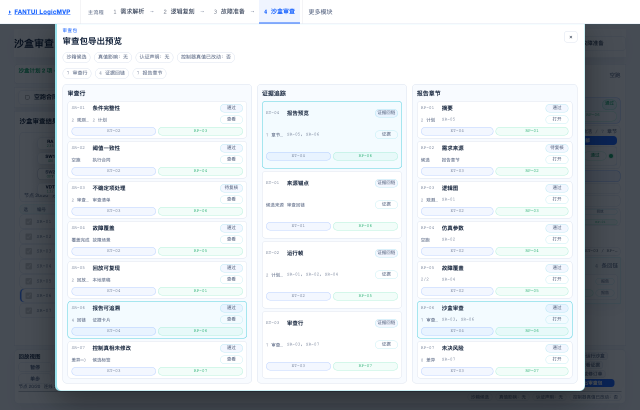
#> input picture artifacts/current-ui-layout-audit-20260602-canvas-source-readability-pass159/fault-injection-sandbox--desktop-1280x820.png, 1280 x 820 px, given in place of ChatGPT Image 2026年4月24日 09_34_55 (1).png, which was not available (shown at 1/2 size)
$ python build_demo_pdf.py
#> lines starting #> are read from the running program, lines starting #| are printed output that depends on the picture
from __future__ import annotations

import math
from pathlib import Path

from PIL import Image, ImageDraw, ImageFont
from reportlab.lib.utils import ImageReader
from reportlab.pdfgen import canvas


ROOT = Path("/Users/Zhuanz/20260407 YJX AI FANTUI LogicMVP")
TEMPLATE_DIR = Path("/Users/Zhuanz/Downloads/AI- FANTUI-Control")
SCREENSHOT_DIR = ROOT / "tmp/pdfs/fantui_demo_pdf/screenshots"
OUT = ROOT / "output/pdf/AI-FANTUI-Control_六页模板加Demo截图辅助展示.pdf"
WORK = ROOT / "tmp/pdfs/fantui_demo_pdf/pages"

W, H = 1672, 941
NAVY = "#061840"
BLUE = "#2568D9"
TEAL = "#17A79B"
ORANGE = "#FF6400"
PALE = "#F2F7FF"
INK = "#0B183D"


# [24 lines left out: functions font, fit_cover, not called in this run]


def rounded(draw: ImageDraw.ImageDraw, box, radius=26, fill="white", outline=BLUE, width=3):
    draw.rounded_rectangle(box, radius=radius, fill=fill, outline=outline, width=width)


# [29 lines left out: function add_demo_page, not called in this run]


def build() -> list[Path]:
    WORK.mkdir(parents=True, exist_ok=True)
    pages: list[Path] = []
    template_files = [
        "ChatGPT Image 2026年4月24日 09_34_55 (1).png",
        "ChatGPT Image 2026年4月24日 09_34_56 (2).png",
        "ChatGPT Image 2026年4月24日 09_34_56 (3).png",
        "ChatGPT Image 2026年4月24日 09_34_56 (4).png",
        "ChatGPT Image 2026年4月24日 09_34_56 (5).png",
        "ChatGPT Image 2026年4月24日 09_34_56 (6).png",
    ]
    for idx, name in enumerate(template_files, start=1):
        src = TEMPLATE_DIR / name
        im = Image.open(src).convert("RGB").resize((W, H), Image.LANCZOS)
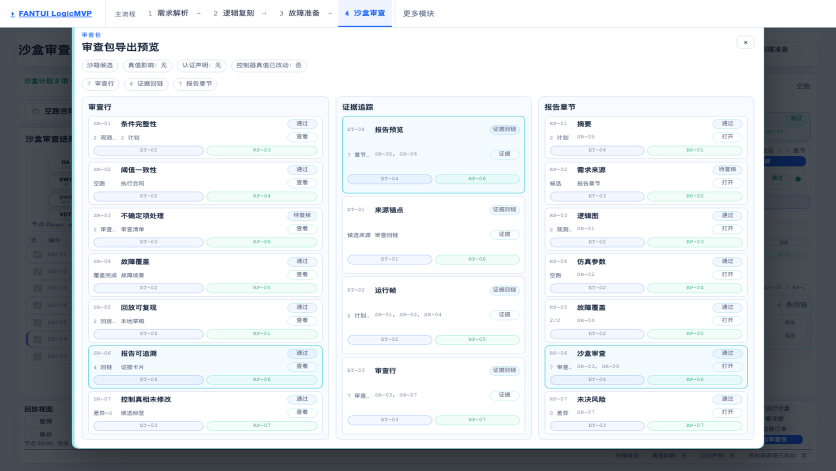
#> im: PIL image 1672x941 RGB (shown at 1/2 size); mean R, G, B 208.2, 212.6, 216
        dst = WORK / f"page-{idx:02d}.png"
        im.save(dst, quality=95)
        pages.append(dst)
#> pass 2 of the loop in build, `for idx, name in enumerate(template_files, start=1):`:
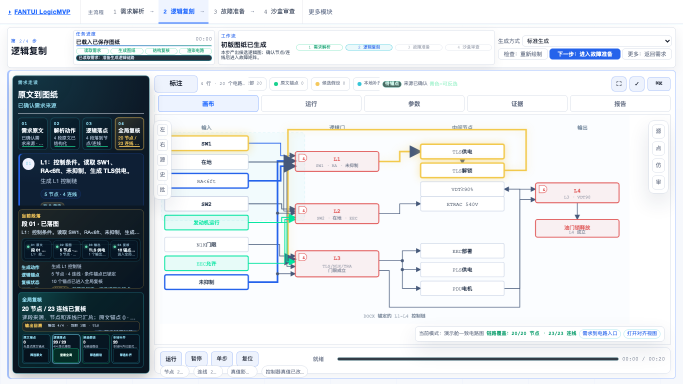
#> input picture artifacts/current-ui-layout-audit-20260602-canvas-source-readability-pass159/logic-builder--desktop-1366x768.png, 1366 x 768 px, given in place of ChatGPT Image 2026年4月24日 09_34_56 (2).png, which was not available (shown at 1/2 size)
#> in build, `im = Image.open(src).convert("RGB").resize((W, H), Image.LANCZOS)`:
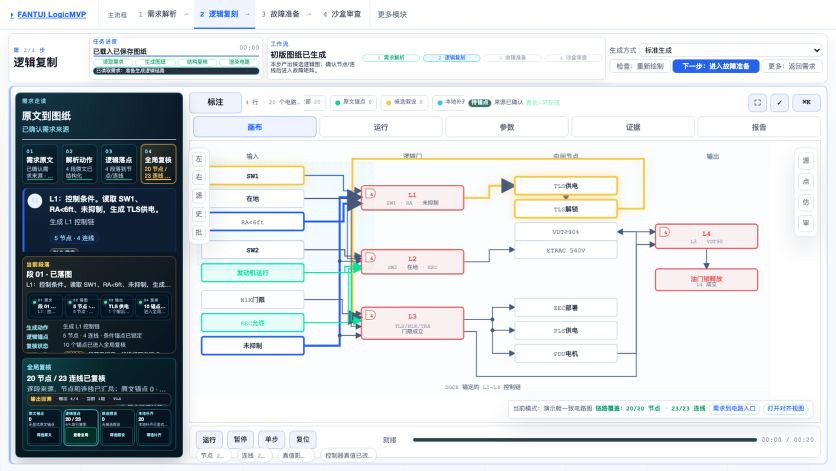
#> im: PIL image 1672x941 RGB (shown at 1/2 size); mean R, G, B 208.1, 213.1, 216.7

    demos = [
        (
            SCREENSHOT_DIR / "demo-cockpit.png",
            "Demo 截图 1：反推逻辑演示舱",
            "拉杆、VDT、故障条件、逻辑主板与结果摘要在同一屏联动。",
            "FANTUI / lever snapshot",
        ),
        (
            SCREENSHOT_DIR / "c919-workstation.png",
            "Demo 截图 2：C919 E-TRAS 工作台",
            "第二套控制逻辑已经接入同一类可解释工作台。",
            "C919 E-TRAS",
        ),
        (
            SCREENSHOT_DIR / "timeline-sim.png",
            "Demo 截图 3：Timeline Simulator",
            "时间脚本可驱动 FANTUI 与 C919，并输出断言与故障阻塞证据。",
            "timeline simulate",
        ),
        (
            SCREENSHOT_DIR / "c919-panel.png",
            "Demo 截图 4：C919 MFD 控制面板",
            "冻结版 V1.0 的有状态 tick 模型可在本地面板中演示。",
            "port 9191",
        ),
        (
            SCREENSHOT_DIR / "c919-circuit.png",
            "Demo 截图 5：E-TRAS 控制逻辑电路图",
            "把 C919 E-TRAS 的状态机、信号流和输出命令做成可展示的工程图。",
            "state machine / signal flow",
        ),
    ]
    for idx, (src, title, subtitle, tag) in enumerate(demos, start=7):
        dst = WORK / f"page-{idx:02d}.png"
        add_demo_page(src, title, subtitle, tag, dst)
        pages.append(dst)
    return pages


# [7 lines left out: function write_pdf, not called in this run]


if __name__ == "__main__":
#> (the run stopped early here; a loop or call above may not have finished)
